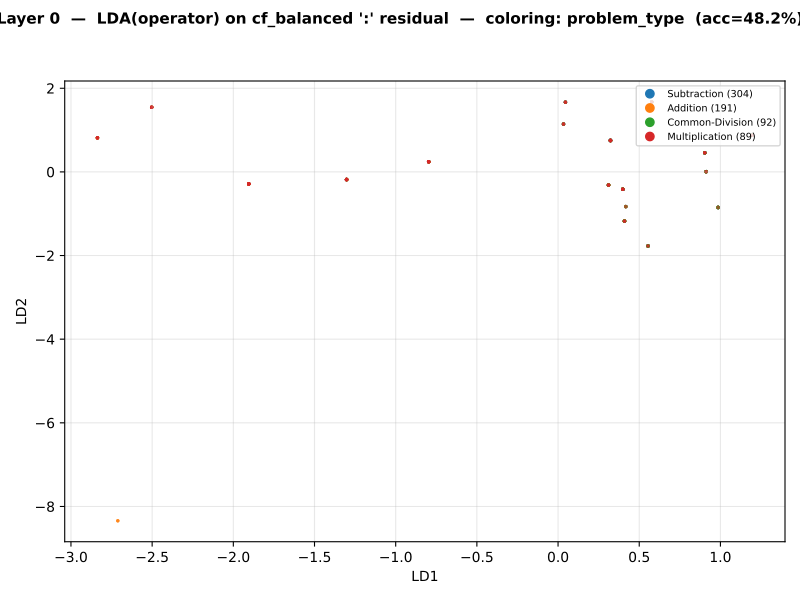

The script that saved this image:
"""Per-layer 2D LDA on CF_balanced ':' residuals, supervised on problem type.

Operator separation should be clean (since LDA is trained on problem type).
Magnitude (output bucket) coloring tests whether the operator-supervised axes
also separate magnitude buckets — for cf_balanced this is the disentanglement
test because magnitude is decoupled from operator by construction.

Output PDF: 13 layers × 2 colorings = 26 slides.
"""
from __future__ import annotations

import json
from collections import Counter
from pathlib import Path

import matplotlib.pyplot as plt
import numpy as np
import torch
from matplotlib.backends.backend_pdf import PdfPages
from matplotlib.lines import Line2D
from sklearn.discriminant_analysis import LinearDiscriminantAnalysis

REPO = Path(__file__).resolve().parents[2]
ACTS = REPO / "experiments" / "computation_probes" / "cf_balanced_colon_acts.pt"
META = REPO / "experiments" / "computation_probes" / "cf_balanced_colon_acts_meta.json"
CF_DATA = REPO.parent / "cf-datasets" / "cf_balanced.json"
OUT_PDF = REPO / "visualizations-all" / "gpt2" / "cf_lda_slideshow_colon.pdf"

PROBLEM_TYPE_COLORS = {"Subtraction": "#1f77b4", "Addition": "#ff7f0e",
                       "Common-Division": "#2ca02c", "Multiplication": "#d62728"}
BUCKETS_ORDER = ["<10", "10-99", "100-999", "1000+"]
BUCKET_COLORS = {"<10": "#440154", "10-99": "#3b528b", "100-999": "#21918c", "1000+": "#fde725"}


def main():
    acts = torch.load(ACTS, map_location="cpu", weights_only=True).float().numpy()
    meta = json.load(open(META))
    N, L, H = acts.shape
    types = np.array(meta["types"])

    rows = json.load(open(CF_DATA))
    # rows is aligned with capture order — same N
    buckets = np.array([r.get("output_bucket", "?") for r in rows[:N]])
    print(f"N={N} types={dict(Counter(types))} buckets={dict(Counter(buckets))}")

    OPS = ["Addition", "Subtraction", "Multiplication", "Common-Division"]
    op_to_idx = {op: i for i, op in enumerate(OPS)}
    y = np.array([op_to_idx.get(t, -1) for t in types])
    valid = y >= 0
    print(f"  valid={int(valid.sum())}")

    print("fitting LDA per layer...")
    xy = np.zeros((L, N, 2), dtype=np.float32)
    acc = np.zeros(L)
    for l in range(L):
        X = acts[valid, l, :]; yv = y[valid]
        lda = LinearDiscriminantAnalysis(n_components=2).fit(X, yv)
        xy[l, valid] = lda.transform(X).astype(np.float32)
        acc[l] = lda.score(X, yv)
    print(f"  LDA in-sample acc: {[f'{a:.2f}' for a in acc]}")

    print(f"writing {OUT_PDF}")
    OUT_PDF.parent.mkdir(parents=True, exist_ok=True)
    with PdfPages(OUT_PDF) as pdf:
        for coloring in ["problem_type", "output_bucket"]:
            for l in range(L):
                fig, ax = plt.subplots(figsize=(8, 6))
                fig.suptitle(f"Layer {l}  —  LDA(operator) on cf_balanced ':' residual  "
                             f"—  coloring: {coloring}  (acc={acc[l]*100:.1f}%)",
                             fontsize=11, fontweight="bold")
                pp = xy[l]
                legend_proxies = []
                if coloring == "problem_type":
                    for cls, color in PROBLEM_TYPE_COLORS.items():
                        mask = (types == cls) & valid
                        ax.scatter(pp[mask, 0], pp[mask, 1], s=6, c=color, alpha=0.6, linewidths=0)
                        legend_proxies.append(Line2D([0], [0], marker="o", linestyle="",
                                                     color=color, label=f"{cls} ({int(mask.sum())})"))
                else:  # output_bucket
                    for cls in BUCKETS_ORDER:
                        mask = (buckets == cls) & valid
                        if not mask.any(): continue
                        ax.scatter(pp[mask, 0], pp[mask, 1], s=6, c=BUCKET_COLORS[cls],
                                   alpha=0.6, linewidths=0)
                        legend_proxies.append(Line2D([0], [0], marker="o", linestyle="",
                                                     color=BUCKET_COLORS[cls],
                                                     label=f"{cls} ({int(mask.sum())})"))
                ax.set_xlabel("LD1"); ax.set_ylabel("LD2"); ax.grid(alpha=0.3)
                ax.legend(handles=legend_proxies, fontsize=7, loc="upper right")
                fig.tight_layout(rect=(0, 0, 1, 0.94))
                pdf.savefig(fig, dpi=140); plt.close(fig)
    print(f"done -> {OUT_PDF}")


if __name__ == "__main__":
    main()
